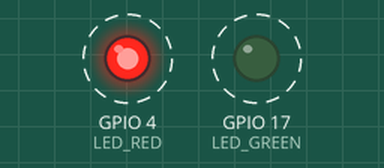
A program run on a simulated Raspberry Pi (BCM pin numbers). Parts: output pins drawn as LEDs (lit = HIGH). Dashed ring = blinking.

Above: at 0.2 s.
Timing chart, 0 to 4.6 s (numbered marks = the images above):
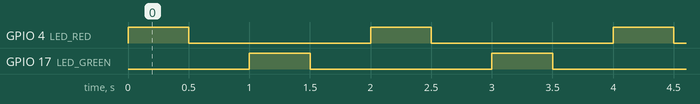

Measured:
- by itself, GPIO 4 (LED_RED), GPIO 17 (LED_GREEN): alternates HIGH for 0.50 s and LOW for 1.5 s
- by itself, everything shown: repeats every 2.0 s, in 4 steps

The program:

gpiozero_led2.py
```python
from gpiozero import LED
from time import sleep

LED_RED = LED(4)
LED_GREEN = LED(17)

try:
	while True:
		LED_RED.on()
		sleep(0.5)
		LED_RED.off()
		sleep(0.5)

		LED_GREEN.on()
		sleep(0.5)
		LED_GREEN.off()
		sleep(0.5)

except KeyboardInterrupt:
	pause()
```
